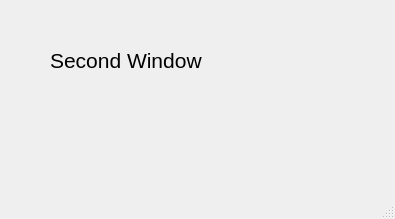
<?xml version="1.0" encoding="UTF-8"?>
<ui version="4.0">
 <class>SecondWindow</class>
 <widget class="QMainWindow" name="SecondWindow">
  <property name="geometry">
   <rect>
    <x>0</x>
    <y>0</y>
    <width>395</width>
    <height>219</height>
   </rect>
  </property>
  <property name="windowTitle">
   <string>MainWindow</string>
  </property>
  <widget class="QWidget" name="centralwidget">
   <widget class="QLabel" name="label">
    <property name="geometry">
     <rect>
      <x>50</x>
      <y>30</y>
      <width>181</width>
      <height>61</height>
     </rect>
    </property>
    <property name="font">
     <font>
      <pointsize>16</pointsize>
     </font>
    </property>
    <property name="text">
     <string>Second Window</string>
    </property>
   </widget>
  </widget>
  <widget class="QMenuBar" name="menubar">
   <property name="geometry">
    <rect>
     <x>0</x>
     <y>0</y>
     <width>395</width>
     <height>30</height>
    </rect>
   </property>
  </widget>
  <widget class="QStatusBar" name="statusbar"/>
 </widget>
 <resources/>
 <connections/>
</ui>
